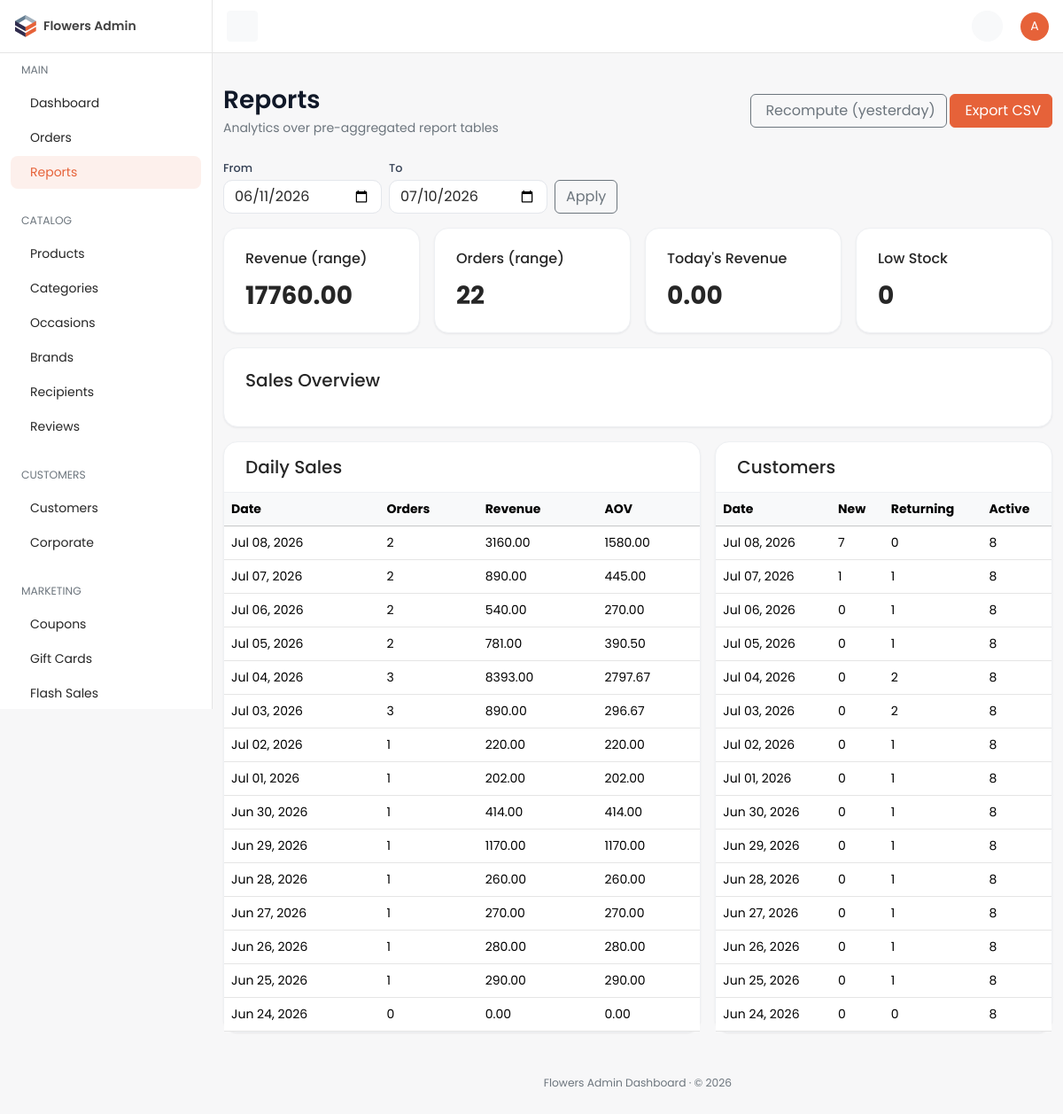
Screenshot of /dashboard/reports/ (signed in) with the database file from the repository.
### reports/models.py (models this page shows)
class DailySalesReport(TimeStampedModel):
    report_date = models.DateField(unique=True, db_index=True)
    order_count = models.PositiveIntegerField(default=0)
    revenue = models.DecimalField(max_digits=14, decimal_places=2, default=0)
    average_order_value = models.DecimalField(max_digits=12, decimal_places=2, default=0)
    coupon_discount_total = models.DecimalField(max_digits=12, decimal_places=2, default=0)
    class Meta:
        ordering = ["-report_date"]
        verbose_name = "Daily sales report"
        verbose_name_plural = "Daily sales reports"

class DailyCustomerReport(TimeStampedModel):
    report_date = models.DateField(unique=True, db_index=True)
    new_customers = models.PositiveIntegerField(default=0)
    returning_customers = models.PositiveIntegerField(default=0)
    total_active_customers = models.PositiveIntegerField(default=0)
    class Meta:
        ordering = ["-report_date"]
        verbose_name = "Daily customer report"
        verbose_name_plural = "Daily customer reports"

### dashboard/views/reports.py (the view)
# urls.py: path("reports/", reports.reports_view, name="reports"),
@dashboard_required
def reports_view(request: HttpRequest) -> HttpResponse:
    today = timezone.localdate()
    end = _parse_date(request.GET.get("end", ""), today)
    start = _parse_date(request.GET.get("start", ""), today - timedelta(days=29))
    sales = get_daily_sales_reports(start_date=start, end_date=end, page=1, page_size=366)
    customers = get_daily_customer_reports(start_date=start, end_date=end, page=1, page_size=366)
    ordered = list(reversed(sales["results"]))
    chart = {
        "categories": [r.report_date.strftime("%b %d") for r in ordered],
        "revenue": [float(r.revenue) for r in ordered],
        "orders": [r.order_count for r in ordered],
    }
    total_revenue = sum(float(r.revenue) for r in sales["results"])
    total_orders = sum(r.order_count for r in sales["results"])
    context = {
        "nav_section": "reports",
        "page_title": "Reports",
        "start": start,
        "end": end,
        "summary": get_admin_dashboard_summary(),
        "sales": sales["results"],
        "customers": customers["results"],
        "sales_series": chart,
        "total_revenue": total_revenue,
        "total_orders": total_orders,
    }
    return render(request, "dashboard/reports/index.html", context)

### cart/selectors.py (called while the page is built)
def get_cart_for_request(*, request: HttpRequest) -> Optional[Cart]:
    if hasattr(request, _CART_CACHE_ATTR):
        return getattr(request, _CART_CACHE_ATTR)
    if not request.session.session_key:
        request.session.create()
    session_key = request.session.session_key
    cart = None
    if request.user.is_authenticated and hasattr(request.user, "customer_profile"):
        cart = (
            Cart.objects.filter(customer_profile=request.user.customer_profile)
            .select_related("currency", "destination_city")
            .first()
        )
    if cart is None:
        cart = (
            Cart.objects.filter(session_key=session_key)
            .select_related("currency", "destination_city")
            .first()
        )
    setattr(request, _CART_CACHE_ATTR, cart)
    return cart

def get_cart_item_count(*, cart: Cart | None) -> int:
    if cart is None:
        return 0
    total = CartItem.objects.filter(cart=cart).aggregate(total=Sum("quantity"))["total"]
    return int(total or 0)

def get_cart_count(*, request: HttpRequest) -> int:
    cart = get_cart_for_request(request=request)
    return get_cart_item_count(cart=cart)

def get_wishlist_count(*, request: HttpRequest) -> int:
    return len(request.session.get("wishlist_ids", []))

### catalog/selectors.py (called while the page is built)
def get_category_tree() -> list:
    from catalog.models import Category
    cached = cache.get(CATEGORY_TREE_CACHE_KEY)
    if cached is not None:
        return cached
    tree = list(
        Category.objects.filter(is_active=True, parent__isnull=True)
        .prefetch_related(
            Prefetch(
                "children",
                queryset=Category.objects.filter(is_active=True).order_by("display_order", "name"),
            )
        )
        .order_by("display_order", "name")
    )
    cache.set(CATEGORY_TREE_CACHE_KEY, tree, CATEGORY_TREE_TTL)
    return tree

### core/selectors.py (called while the page is built)
def get_default_currency() -> Optional[Currency]:
    cached = cache.get(DEFAULT_CURRENCY_CACHE_KEY)
    if cached is not None:
        return cached
    currency = Currency.objects.filter(is_default=True).first()
    if currency is not None:
        cache.set(DEFAULT_CURRENCY_CACHE_KEY, currency, DEFAULT_CURRENCY_TTL)
    return currency

### dashboard/access.py (called while the page is built)
def user_can_access_dashboard(user) -> bool:
    if not user.is_authenticated:
        return False
    if user.is_superuser:
        return True
    return user.groups.filter(name__in=DASHBOARD_GROUPS).exists()

### dashboard/templates/dashboard/reports/index.html (shortened to what this page needs)
{% extends "dashboard/base.html" %}
{% block page_title %}Reports{% endblock %}
{% block breadcrumbs %}<p class="mb-0 text-secondary">Analytics over pre-aggregated report tables</p>{% endblock %}
{% block page_actions %}
<form method="post" action="{% url 'dashboard:reports-recompute' %}" class="d-inline">
  <button type="submit" class="btn btn-outline-secondary">Recompute (yesterday)</button>
</form>
<a href="{% url 'dashboard:reports-export' %}?start={{ start|date:'Y-m-d' }}&end={{ end|date:'Y-m-d' }}" class="btn btn-primary">Export CSV</a>
{% endblock %}
{% block content %}
<div class="row">
  <div class="col-12">
    <form method="get" class="d-flex gap-2 mb-3 flex-wrap align-items-end">
      <div>
        <label class="form-label small mb-1">From</label>
        <input type="date" name="start" value="{{ start|date:'Y-m-d' }}" class="form-control" />
      </div>
      <div>
        <label class="form-label small mb-1">To</label>
        <input type="date" name="end" value="{{ end|date:'Y-m-d' }}" class="form-control" />
      </div>
      <button type="submit" class="btn btn-outline-secondary">Apply</button>
    </form>
  </div>
</div>
<div class="row g-3 mb-3">
  <div class="col-12 col-sm-6 col-md-3">
    <div class="card h-100"><div class="card-body p-4"><h6 class="mb-3">Revenue (range)</h6><h3 class="fw-bold mb-0">{{ total_revenue|floatformat:2 }}</h3></div></div>
  </div>
  <div class="col-12 col-sm-6 col-md-3">
    <div class="card h-100"><div class="card-body p-4"><h6 class="mb-3">Orders (range)</h6><h3 class="fw-bold mb-0">{{ total_orders }}</h3></div></div>
  </div>
  <div class="col-12 col-sm-6 col-md-3">
    <div class="card h-100"><div class="card-body p-4"><h6 class="mb-3">Today's Revenue</h6><h3 class="fw-bold mb-0">{{ summary.today_revenue|floatformat:2 }}</h3></div></div>
  </div>
  <div class="col-12 col-sm-6 col-md-3">
    <div class="card h-100"><div class="card-body p-4"><h6 class="mb-3">Low Stock</h6><h3 class="fw-bold mb-0">{{ summary.low_stock_alert_count }}</h3></div></div>
  </div>
</div>
<div class="row mb-3">
  <div class="col-12">
    <div class="card"><div class="card-body p-4">
      <h2 class="fs-5 mb-3">Sales Overview</h2>
    </div></div>
  </div>
</div>
<div class="row g-3">
  <div class="col-12 col-lg-7">
    <div class="card">
      <div class="card-header bg-transparent px-4 py-3"><h3 class="h5 mb-0">Daily Sales</h3></div>
      <div class="table-responsive">
        <table class="table mb-0 align-middle">
          <thead class="table-light"><tr><th>Date</th><th>Orders</th><th>Revenue</th><th>AOV</th></tr></thead>
          <tbody>
            {% for r in sales %}
            <tr><td>{{ r.report_date|date:"M d, Y" }}</td><td>{{ r.order_count }}</td><td>{{ r.revenue|floatformat:2 }}</td><td>{{ r.average_order_value|floatformat:2 }}</td></tr>
            {% empty %}<tr><td colspan="4" class="text-center text-secondary py-4">No sales data in range.</td></tr>{% endfor %}
          </tbody>
        </table>
      </div>
    </div>
  </div>
  <div class="col-12 col-lg-5">
    <div class="card">
      <div class="card-header bg-transparent px-4 py-3"><h3 class="h5 mb-0">Customers</h3></div>
      <div class="table-responsive">
        <table class="table mb-0 align-middle">
          <thead class="table-light"><tr><th>Date</th><th>New</th><th>Returning</th><th>Active</th></tr></thead>
          <tbody>
            {% for c in customers %}
            <tr><td>{{ c.report_date|date:"M d, Y" }}</td><td>{{ c.new_customers }}</td><td>{{ c.returning_customers }}</td><td>{{ c.total_active_customers }}</td></tr>
            {% empty %}<tr><td colspan="4" class="text-center text-secondary py-4">No customer data in range.</td></tr>{% endfor %}
          </tbody>
        </table>
      </div>
    </div>
  </div>
</div>
{% endblock %}

### dashboard/templates/dashboard/partials/_topbar.html (shortened to what this page needs)
{% load static %}
<nav id="topbar" class="navbar bg-white border-bottom fixed-top topbar px-3">
  <button id="toggleBtn" class="d-none d-lg-inline-flex btn btn-light btn-icon btn-sm" type="button">
  </button>
  <div>
    <ul class="list-unstyled d-flex align-items-center mb-0 gap-1">
      <li>
        <a class="position-relative btn-icon btn-sm btn-light btn rounded-circle" data-bs-toggle="dropdown"
           aria-expanded="false" href="#" role="button">
        </a>
      </li>
      <li class="ms-3 dropdown">
        <a href="#" role="button" data-bs-toggle="dropdown" aria-expanded="false">
          <span class="avatar avatar-sm avatar-primary rounded-circle">
            <span class="avatar-initials rounded-circle">{{ request.user.get_username|slice:":1"|upper }}</span>
          </span>
        </a>
      </li>
    </ul>
  </div>
</nav>

### static/dashboard/css/dashboard.css (style rules this page uses)
:root { --bs-primary: #e66239; --bs-primary-rgb: 230, 98, 57; --bs-primary-text-emphasis: #8a3a22; --bs-primary-bg-subtle: #fbe0d7; --bs-primary-border-subtle: #f5b7a4; --bs-link-color: #404040; --bs-link-color-rgb: 64, 64, 64; --bs-link-hover-color: #e66239; --bs-link-hover-color-rgb: 230, 98, 57; --bs-body-font-family: "Poppins", system-ui, -apple-system, "Segoe UI", Roboto, sans-serif; --bs-body-font-size: 0.875rem; --bs-body-color: #262626; --bs-border-color: #e5e5e5; --bs-tertiary-bg: #f5f5f5; }
body { font-family: var(--bs-body-font-family); background-color: #f7f7f8; }
.btn-primary { --bs-btn-bg: #e66239; --bs-btn-border-color: #e66239; --bs-btn-hover-bg: #cf522c; --bs-btn-hover-border-color: #c34e2a; --bs-btn-active-bg: #c34e2a; --bs-btn-active-border-color: #b84926; --bs-btn-disabled-bg: #e66239; --bs-btn-disabled-border-color: #e66239; }
a { text-decoration: none; }
.card { --bs-card-border-color: #eee; box-shadow: 0 1px 2px rgba(16, 24, 40, 0.05); }
.topbar { height: 60px; margin-left: 240px; }
.avatar { position: relative; display: inline-block; width: 3rem; height: 3rem; }
.avatar-sm { width: 2rem; height: 2rem; }
.avatar-initials { display: flex; justify-content: center; align-items: center; width: 100%; height: 100%; pointer-events: none; text-transform: uppercase; }
.avatar-primary .avatar-initials { color: #fff; background-color: #e66239; }
.btn-icon { position: relative; display: inline-flex; flex-shrink: 0; justify-content: center; align-items: center; font-size: 0.93rem; font-weight: 400; width: 2.5rem; height: 2.5rem; padding: 0; }
.btn-icon.btn-sm { font-size: 0.875rem; width: 2.1875rem; height: 2.1875rem; }
:root { --dash-ink: #101828; --dash-muted: #667085; --dash-line: #eef0f3; --dash-radius: 16px; }
.card { --bs-card-border-color: #eef0f3; border-radius: var(--dash-radius); box-shadow: 0 1px 2px rgba(16, 24, 40, 0.04), 0 1px 3px rgba(16, 24, 40, 0.03); }
.card-header { background-color: transparent; border-bottom: 1px solid var(--dash-line); }
.form-label { font-size: 0.8rem; font-weight: 500; color: #344054; margin-bottom: 0.35rem; }
.form-control, .form-select { border-color: #e4e7ec; border-radius: 10px; }

### rows the page displays
DailySalesReport: report_date "Jul 08, 2026", order_count "2", revenue "3160.00", average_order_value "1580.00"
DailySalesReport: report_date "Jul 07, 2026", order_count "2", revenue "890.00", average_order_value "445.00"
DailySalesReport: report_date "Jul 06, 2026", order_count "2", revenue "540.00", average_order_value "270.00"
DailySalesReport: report_date "Jul 05, 2026", order_count "2", revenue "781.00", average_order_value "390.50"
DailySalesReport: report_date "Jul 04, 2026", order_count "3", revenue "8393.00", average_order_value "2797.67"
DailySalesReport: report_date "Jul 03, 2026", order_count "3", revenue "890.00", average_order_value "296.67"
DailySalesReport: report_date "Jul 02, 2026", order_count "1", revenue "220.00", average_order_value "220.00"
DailySalesReport: report_date "Jul 01, 2026", order_count "1", revenue "202.00", average_order_value "202.00"
DailySalesReport: report_date "Jun 30, 2026", order_count "1", revenue "414.00", average_order_value "414.00"
DailySalesReport: report_date "Jun 29, 2026", order_count "1", revenue "1170.00", average_order_value "1170.00"
DailySalesReport: report_date "Jun 28, 2026", order_count "1", revenue "260.00", average_order_value "260.00"
DailySalesReport: report_date "Jun 27, 2026", order_count "1", revenue "270.00", average_order_value "270.00"
DailySalesReport: report_date "Jun 26, 2026", order_count "1", revenue "280.00", average_order_value "280.00"
DailySalesReport: report_date "Jun 25, 2026", order_count "1", revenue "290.00", average_order_value "290.00"
DailySalesReport: report_date "Jun 24, 2026", order_count "0", revenue "0.00", average_order_value "0.00"
DailyCustomerReport: report_date "Jul 08, 2026", new_customers "7", returning_customers "0", total_active_customers "8"
DailyCustomerReport: report_date "Jul 07, 2026", new_customers "1", returning_customers "1", total_active_customers "8"
DailyCustomerReport: report_date "Jul 06, 2026", new_customers "0", returning_customers "1", total_active_customers "8"
DailyCustomerReport: report_date "Jul 05, 2026", new_customers "0", returning_customers "1", total_active_customers "8"
DailyCustomerReport: report_date "Jul 04, 2026", new_customers "0", returning_customers "2", total_active_customers "8"
DailyCustomerReport: report_date "Jul 03, 2026", new_customers "0", returning_customers "2", total_active_customers "8"
DailyCustomerReport: report_date "Jul 02, 2026", new_customers "0", returning_customers "1", total_active_customers "8"
DailyCustomerReport: report_date "Jul 01, 2026", new_customers "0", returning_customers "1", total_active_customers "8"
DailyCustomerReport: report_date "Jun 30, 2026", new_customers "0", returning_customers "1", total_active_customers "8"
DailyCustomerReport: report_date "Jun 29, 2026", new_customers "0", returning_customers "1", total_active_customers "8"
DailyCustomerReport: report_date "Jun 28, 2026", new_customers "0", returning_customers "1", total_active_customers "8"
DailyCustomerReport: report_date "Jun 27, 2026", new_customers "0", returning_customers "1", total_active_customers "8"
DailyCustomerReport: report_date "Jun 26, 2026", new_customers "0", returning_customers "1", total_active_customers "8"
DailyCustomerReport: report_date "Jun 25, 2026", new_customers "0", returning_customers "1", total_active_customers "8"
DailyCustomerReport: report_date "Jun 24, 2026", new_customers "0", returning_customers "0", total_active_customers "8"

### other values shown
{{ request.user.get_username|slice:":1"|upper }} "A"
{{ total_revenue|floatformat:2 }} "17760.00"
{{ total_orders }} "22"
{{ summary.today_revenue|floatformat:2 }} "0.00"
{{ summary.low_stock_alert_count }} "0"
